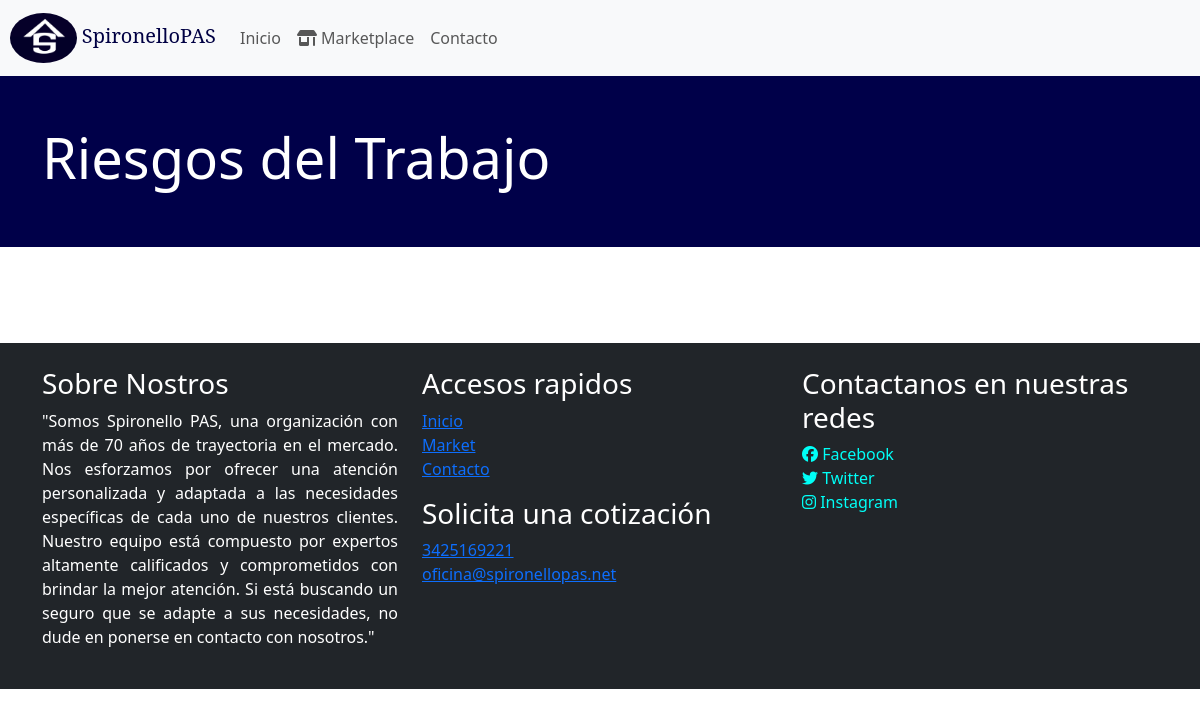
/marketplace/riesgos-del-trabajo, run on the app's committed database.
### spironellohome/models.py (models this page shows, shortened)
class MarketPlaceProducts(models.Model):
    title = models.CharField(max_length=100)
    image_field = models.ImageField()
    description = models.CharField(max_length=300)
    icon = models.ImageField(null=True, blank=True)
    product_explanation = RichTextField()
    slug = models.SlugField(max_length=255, blank=True, null=True)

class Footer(models.Model):
    about_text = models.CharField(max_length=10000)

### spironellohome/views.py (the view)
# urls.py: path("marketplace/<slug:slug>", views.product_detail, name= 'product_detail')
def product_detail(request, slug):
    detailed_product = MarketPlaceProducts.objects.filter(slug = slug)
    context = {
        'detailed_product':detailed_product
    }
    return render(request, 'spironellohome/producto.html', context)

### spironellohome/context_processors.py (called while the page is built)
def base_template(request):
    foot_data = Footer.objects.all()
    return {'footer': foot_data}

### spironellohome/templates/spironellohome/producto.html (shortened to what this page needs)
{% extends "spironellohome/base.html" %}
{% load static %}
{% block content %}
{% for element_product in detailed_product %}
<header class="text-white py-5" style="background-color: rgb(0, 0, 73);">
    <div class="container d-flex align-items-center">
        <h1 class="display-4 mr-3">
            {{ element_product.title }}
        </h1>
    </div>
</header>
<section class="py-5">
</section>
{% endfor %}
{% endblock %}

### spironellohome/templates/spironellohome/base.html (shortened to what this page needs)
{% load static %}
<!DOCTYPE html>
<html lang="en">
<head>
  <link rel="stylesheet" href="{% static 'spironellohome/homestyles.css' %}">
  <link href="https://cdn.jsdelivr.net/npm/bootstrap@5.3.0-alpha1/dist/css/bootstrap.min.css" rel="stylesheet">
</head>
<body>
  <nav class="navbar navbar-expand-sm navbar-light bg-light">
    <a class="navbar-brand" href="{% url 'index' %}" id="spironellobrandname">
      <img src="{% static 'spironellohome/images/spironellopasdef.png' %}" alt="Logo" class="img-fluid rounded-circle" style="height: 50px; margin-left: 10px;">
      SpironelloPAS
    </a>
    <div class="collapse navbar-collapse" id="navbarNav">
      <ul class="navbar-nav">
        <li class="nav-item active">
          <a class="nav-link" href="{% url 'index' %}">Inicio</a>
        </li>
        <li class="nav-item dropdown">
          <a class="nav-link" href="{% url 'marketplace' %}"><i class="fa-solid fa-shop"></i> Marketplace</a>
        </li>
        <li class="nav-item">
          <a class="nav-link" href="#">Contacto</a>
        </li>
      </ul>
    </div>
  </nav>
  <main>{% block content %}{% endblock %}</main>
  <footer class="bg-dark text-white py-4">
    <div class="container">
      <div class="row">
        {% for foot_element in footer %}
          <div class="col-md-4">
            <h3>Sobre Nostros</h3>
            <p style="text-align: justify;">
              {{ foot_element.about_text }}
            </p>
          </div>
          <div class="col-md-4">
            <h3>
              Accesos rapidos
            </h3>
            <ul class="list-unstyled">
              <li><a href="#">Inicio</a></li>
              <li><a href="#">Market</a></li>
              <li><a href="#">Contacto</a></li>
            </ul>
            <h3>Solicita una cotización</h3>
            <a href="tel:3425169221">3425169221</a>
            <br>
            <a href="mailto:oficina@spironellopas.net">oficina@spironellopas.net</a>
          </div>
          <div class="col-md-4">
            <h3>Contactanos en nuestras redes</h3>
            <ul class="list-unstyled">
              <li><a class="link-t" href="#"><i class="fa-brands fa-facebook"></i> Facebook</a></li>
              <li><a class="link-t" href="#"><i class="fa-brands fa-twitter"></i> Twitter</a></li>
              <li><a class="link-t" href="#"><i class="fa-brands fa-instagram"></i> Instagram</a></li>
            </ul>
          </div>
        {% endfor %}
      </div>
    </div>
  </footer>

### spironellohome/static/spironellohome/homestyles.css (style rules this page uses)
#spironellobrandname { font-family: 'Noto Serif', serif; color: rgb(0, 0, 67); }
.link-t { text-decoration: none; list-style: none; color: rgb(0, 255, 247); }

### data on the page
MarketPlaceProducts: title "Riesgos del Trabajo"
Footer: about_text "\"Somos Spironello PAS, una organización con más de 70 años de trayectoria en el mercado. Nos esforzamos por ofrecer una atención personalizada y adaptada a las necesidades específicas de cada uno de nuestros clientes. Nuestro equipo está compuesto por expertos altamente calificados y comprometidos con brindar la mejor atención. Si está buscando un seguro que se adapte a sus necesidades, no dude en ponerse en contacto con nosotros.\""
